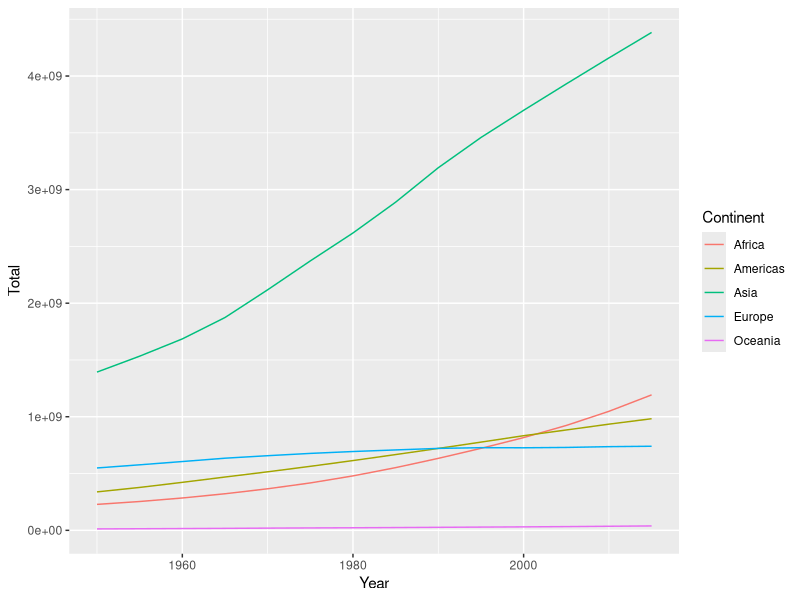
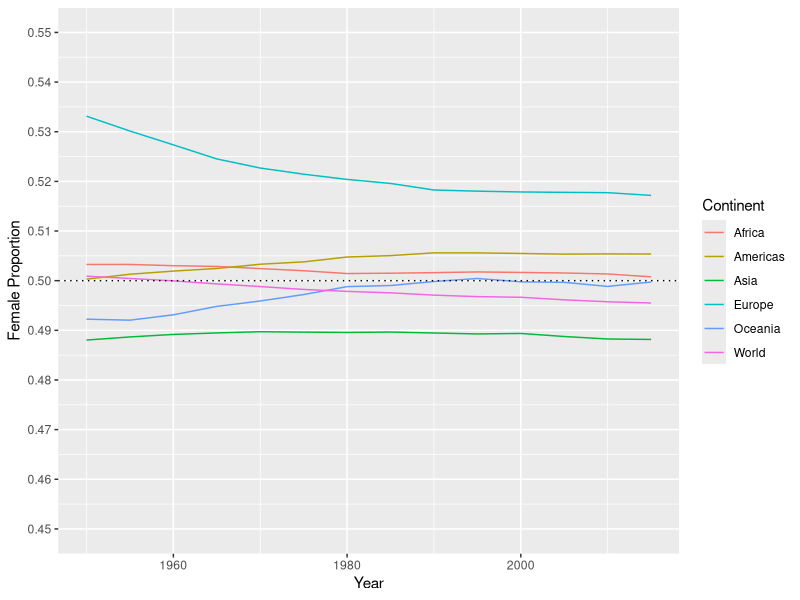

Recreate these plots in R, in order.
## ---- chunk 1
knitr::opts_chunk$set(echo = TRUE)
## ---- chunk 2
library(dplyr)
library(tidyr)
library(readr)
library(here)
library(ggplot2)
wpOrig <- read_csv(here("World-Population.csv"))

glimpse(wpOrig)
## ---- chunk 3
wp <- wpOrig %>% 
  rename(Continent=continent, Country=Location, Year=Time) %>% 
  mutate(PopF = 1000*PopFemale,
         PopM = 1000*PopMale,
         PopT = PopF + PopM) %>% 
  select(-PopFemale, -PopMale) %>% 
  arrange(Continent, Country, Year, AgeGrpStart)

glimpse(wp)
## ---- chunk 4
ct <- wp %>% 
  # Add total for the world
  mutate(Continent = "World") %>% 
  rbind(wp) %>% 
  group_by(Continent, Year) %>% 
  summarise(TotF = sum(PopF), TotM = sum(PopM), Total = sum(PopT)) %>% 
  arrange(Continent, Year)
glimpse(ct)
## ---- chunk 5
ct %>% filter(Continent != "World") %>% 
  ggplot(aes(Year, Total, colour=Continent)) +  
  geom_line()
## ---- chunk 6
ctwide <-  ct %>% 
  select(Continent, Year, Total) %>% 
  spread(Continent, Total) 

# Use the kable from the knitr package
library(knitr)
ctwide %>%  kable()
## ---- chunk 7
ctwideB <-  ct %>% 
  mutate(TotalB = paste(format(round(Total/1e9, 2), trim = TRUE), "B")) %>% 
  select(Continent, Year, TotalB) %>% spread(Continent, TotalB)

ctwideB %>%  kable()
## ---- chunk 8
# colnames(ct)
ctprop <- ct %>% mutate(PropF = TotF/Total, PropM = TotM/Total)
## ---- chunk 9
library(ggplot2)
ctprop %>%   ggplot(aes(Year, PropF, colour=Continent)) + 
  geom_line() +
  geom_hline(yintercept = 0.5, lty=3) + 
  scale_y_continuous(limits = c(.45, .55), breaks = seq(0.45, .55, 0.01)) +
  ylab("Female Proportion")
## ---- chunk 10
ctwidePct <-  ctprop %>% 
  mutate(PctF = paste0(format(round(100*PropF, 1), trim = TRUE), "%")) %>% 
  select(Continent, Year, PctF) %>% 
  spread(Continent, PctF)

ctwidePct %>%  kable()
## ---- chunk 11
sessionInfo()
